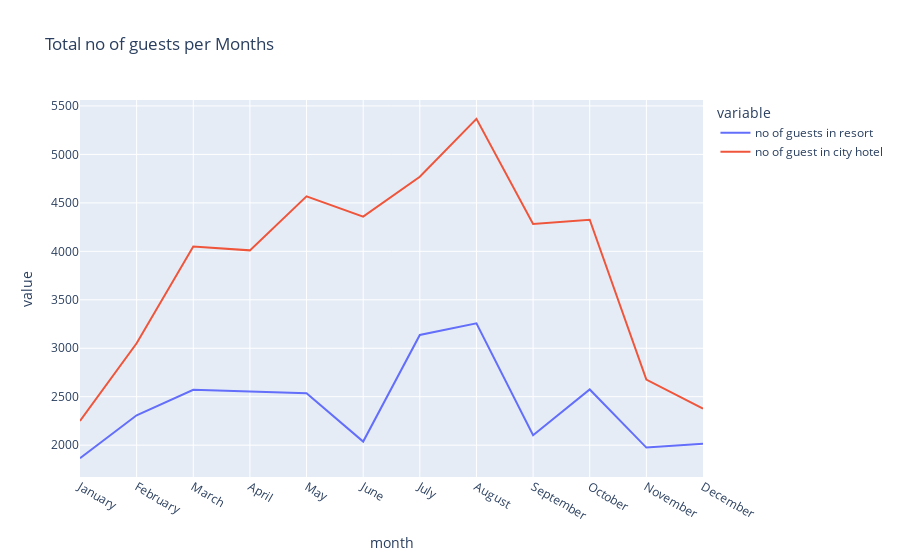

Notebook source saved alongside this figure:
### Code cell
px.line(final_rush,x="month",y=['no of guests in resort', 'no of guest in city hotel'],title='Total no of guests per Months')

### Figure 1 — Plotly figure (JSON) as saved in the notebook; plotly's stock layout.template omitted (floating-point values rounded to 4 significant figures)
{"data": [{"hovertemplate": "variable=no of guests in resort<br>month=%{x}<br>value=%{y}<extra></extra>", "legendgroup": "no of guests in resort", "line": {"color": "#636efa", "dash": "solid"}, "mode": "lines", "name": "no of guests in resort", "orientation": "v", "showlegend": true, "type": "scatter", "x": ["January", "February", "March", "April", "May", "June", "July", "August", "September", "October", "November", "December"], "xaxis": "x", "y": [1866, 2308, 2571, 2550, 2535, 2037, 3137, 3257, 2102, 2575, 1975, 2014], "yaxis": "y"}, {"hovertemplate": "variable=no of guest in city hotel<br>month=%{x}<br>value=%{y}<extra></extra>", "legendgroup": "no of guest in city hotel", "line": {"color": "#EF553B", "dash": "solid"}, "mode": "lines", "name": "no of guest in city hotel", "orientation": "v", "showlegend": true, "type": "scatter", "x": ["January", "February", "March", "April", "May", "June", "July", "August", "September", "October", "November", "December"], "xaxis": "x", "y": [2249, 3051, 4049, 4010, 4568, 4358, 4770, 5367, 4283, 4326, 2676, 2377], "yaxis": "y"}], "layout": {"legend": {"title": {"text": "variable"}, "tracegroupgap": 0}, "title": {"text": "Total no of guests per Months"}, "xaxis": {"anchor": "y", "domain": [0, 1], "title": {"text": "month"}}, "yaxis": {"anchor": "x", "domain": [0, 1], "title": {"text": "value"}}}}
